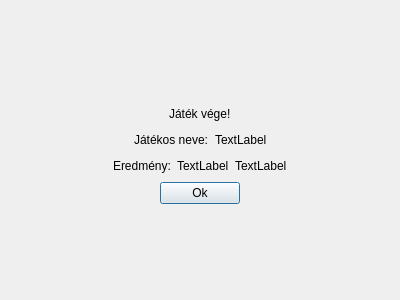
<?xml version="1.0" encoding="UTF-8"?>
<ui version="4.0">
 <class>jatek_vege</class>
 <widget class="QDialog" name="jatek_vege">
  <property name="geometry">
   <rect>
    <x>0</x>
    <y>0</y>
    <width>400</width>
    <height>300</height>
   </rect>
  </property>
  <property name="windowTitle">
   <string>Dialog</string>
  </property>
  <layout class="QVBoxLayout" name="verticalLayout">
   <item>
    <spacer name="verticalSpacer">
     <property name="orientation">
      <enum>Qt::Vertical</enum>
     </property>
     <property name="sizeHint" stdset="0">
      <size>
       <width>20</width>
       <height>93</height>
      </size>
     </property>
    </spacer>
   </item>
   <item>
    <layout class="QHBoxLayout" name="horizontalLayout_3">
     <item>
      <spacer name="horizontalSpacer">
       <property name="orientation">
        <enum>Qt::Horizontal</enum>
       </property>
       <property name="sizeHint" stdset="0">
        <size>
         <width>40</width>
         <height>20</height>
        </size>
       </property>
      </spacer>
     </item>
     <item>
      <widget class="QLabel" name="label">
       <property name="text">
        <string>Játék vége!</string>
       </property>
      </widget>
     </item>
     <item>
      <spacer name="horizontalSpacer_2">
       <property name="orientation">
        <enum>Qt::Horizontal</enum>
       </property>
       <property name="sizeHint" stdset="0">
        <size>
         <width>40</width>
         <height>20</height>
        </size>
       </property>
      </spacer>
     </item>
    </layout>
   </item>
   <item>
    <layout class="QHBoxLayout" name="horizontalLayout">
     <item>
      <spacer name="horizontalSpacer_6">
       <property name="orientation">
        <enum>Qt::Horizontal</enum>
       </property>
       <property name="sizeHint" stdset="0">
        <size>
         <width>40</width>
         <height>20</height>
        </size>
       </property>
      </spacer>
     </item>
     <item>
      <widget class="QLabel" name="label_4">
       <property name="text">
        <string>Játékos neve:</string>
       </property>
      </widget>
     </item>
     <item>
      <widget class="QLabel" name="jatekos_nev">
       <property name="text">
        <string>TextLabel</string>
       </property>
      </widget>
     </item>
     <item>
      <spacer name="horizontalSpacer_5">
       <property name="orientation">
        <enum>Qt::Horizontal</enum>
       </property>
       <property name="sizeHint" stdset="0">
        <size>
         <width>40</width>
         <height>20</height>
        </size>
       </property>
      </spacer>
     </item>
    </layout>
   </item>
   <item>
    <layout class="QHBoxLayout" name="horizontalLayout_2">
     <item>
      <spacer name="horizontalSpacer_3">
       <property name="orientation">
        <enum>Qt::Horizontal</enum>
       </property>
       <property name="sizeHint" stdset="0">
        <size>
         <width>40</width>
         <height>20</height>
        </size>
       </property>
      </spacer>
     </item>
     <item>
      <widget class="QLabel" name="label_2">
       <property name="text">
        <string>Eredmény:</string>
       </property>
      </widget>
     </item>
     <item>
      <widget class="QLabel" name="mennyibol">
       <property name="text">
        <string>TextLabel</string>
       </property>
      </widget>
     </item>
     <item>
      <widget class="QLabel" name="vegso_pontszam">
       <property name="text">
        <string>TextLabel</string>
       </property>
      </widget>
     </item>
     <item>
      <spacer name="horizontalSpacer_4">
       <property name="orientation">
        <enum>Qt::Horizontal</enum>
       </property>
       <property name="sizeHint" stdset="0">
        <size>
         <width>40</width>
         <height>20</height>
        </size>
       </property>
      </spacer>
     </item>
    </layout>
   </item>
   <item>
    <layout class="QHBoxLayout" name="horizontalLayout_4">
     <item>
      <spacer name="horizontalSpacer_7">
       <property name="orientation">
        <enum>Qt::Horizontal</enum>
       </property>
       <property name="sizeHint" stdset="0">
        <size>
         <width>40</width>
         <height>20</height>
        </size>
       </property>
      </spacer>
     </item>
     <item>
      <widget class="QPushButton" name="jatekvege_ok">
       <property name="text">
        <string>Ok</string>
       </property>
      </widget>
     </item>
     <item>
      <spacer name="horizontalSpacer_8">
       <property name="orientation">
        <enum>Qt::Horizontal</enum>
       </property>
       <property name="sizeHint" stdset="0">
        <size>
         <width>40</width>
         <height>20</height>
        </size>
       </property>
      </spacer>
     </item>
    </layout>
   </item>
   <item>
    <spacer name="verticalSpacer_2">
     <property name="orientation">
      <enum>Qt::Vertical</enum>
     </property>
     <property name="sizeHint" stdset="0">
      <size>
       <width>20</width>
       <height>62</height>
      </size>
     </property>
    </spacer>
   </item>
  </layout>
 </widget>
 <resources/>
 <connections/>
</ui>
